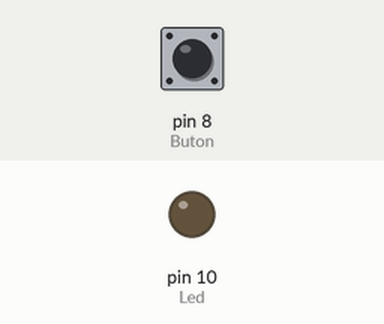
The sketch below on a simulated Arduino Uno, built with avr-gcc and run on an emulated ATmega328P. Parts: output pins drawn as LEDs (lit = HIGH). Inputs (shaded band) come from the test bench; at power-on: pin 8 (Buton) LOW.

Above: at 1.2 s.
1.3 s: pin 8 (Buton) pulled HIGH for 0.15 s
At 1.37 s:
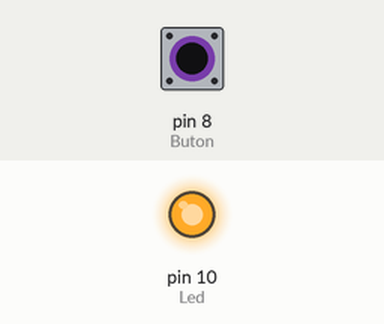
2.9 s: pin 8 (Buton) pulled HIGH for 3.2 s
At 6.6 s:
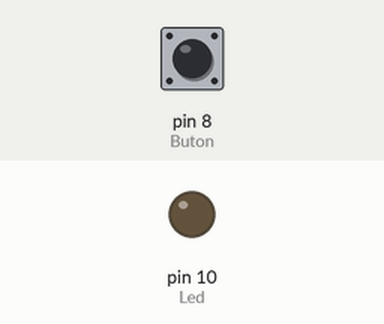
Timing chart, 0 to 8.1 s (numbered marks = the images above; inputs shaded):
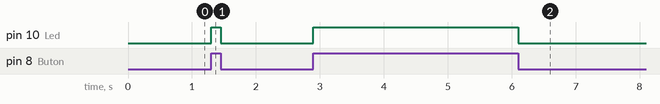

Measured:
- after the input at 1.3 s, pin 10 (Led): LOW → HIGH at once, → LOW 0.15 s later
- after the input at 2.9 s, pin 10 (Led): LOW → HIGH at once, → LOW 3.2 s later

The sketch:

led_yakma.ino
```cpp
#define Buton 8
#define Led 10
int buton_durum = 0 ;
void setup() {
  // put your setup code here, to run once:
pinMode(Buton,INPUT);
pinMode(Led, OUTPUT);
}

void loop() {
  // put your main code here, to run repeatedly:
buton_durum = digitalRead(Buton);
if (buton_durum == 1){
digitalWrite(Led,HIGH);
}else {
digitalWrite(Led,LOW);
}
}
```
